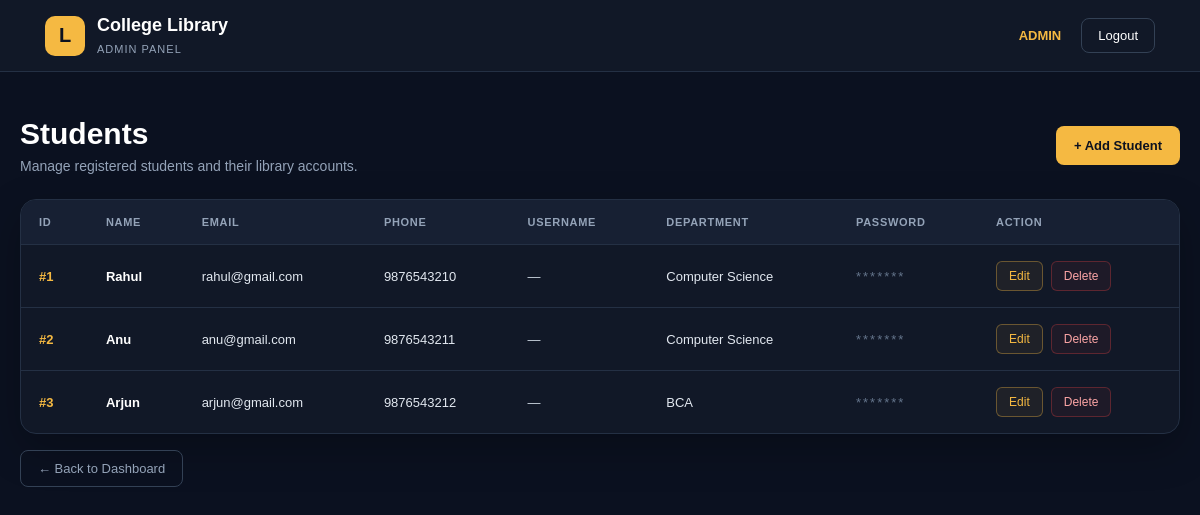
The page /admin/students/view.php (signed in) on the database its author committed.
### tables this page shows
CREATE TABLE students (
    id INT PRIMARY KEY AUTO_INCREMENT,
    name VARCHAR(100) NOT NULL,
    email VARCHAR(100),
    phone VARCHAR(15),
    department VARCHAR(100)
);

### admin/students/view.php (the view, shortened to what this page needs)
<?php
require_once "../../config/db.php";
$sql = "SELECT * FROM students";
$result = mysqli_query($conn, $sql);
?>
<!DOCTYPE html>
<html lang="en">
<head>
</head>
<body>
    <div class="navbar">
        <div class="brand">
            <div class="logo">
                L
            </div>
            <div class="brand-text">
                <h2>College Library</h2>
                <span>ADMIN PANEL</span>
            </div>
        </div>
        <div class="nav-right">
            <span class="admin-badge">
                ADMIN
            </span>
            <a href="../../logout.php" class="logout">
                Logout
            </a>
        </div>
    </div>
    <div class="container">
        <div class="page-header">
            <div>
                <h1>Students</h1>
                <p>
                    Manage registered students and their library accounts.
                </p>
            </div>
            <a href="add.php" class="add-btn">
                + Add Student
            </a>
        </div>
        <div class="table-card">
            <div class="table-wrapper">
                <table>
                    <thead>
                        <tr>
                            <th>ID</th>
                            <th>Name</th>
                            <th>Email</th>
                            <th>Phone</th>
                            <th>Username</th>
                            <th>Department</th>
                            <th>Password</th>
                            <th>Action</th>
                        </tr>
                    </thead>
                    <tbody>
                    <?php if (mysqli_num_rows($result) > 0) { ?>
                        <?php while ($student = mysqli_fetch_assoc($result)) { ?>
                            <tr>
                                <td class="id">
                                    #<?php echo $student['id']; ?>
                                </td>
                                <td class="student-name">
                                    <?php echo htmlspecialchars($student['name']); ?>
                                </td>
                                <td>
                                    <?php
                                    echo !empty($student['email'])
                                        ? htmlspecialchars($student['email'])
                                        : "—";
                                    ?>
                                </td>
                                <td>
                                    <?php
                                    echo !empty($student['phone'])
                                        ? htmlspecialchars($student['phone'])
                                        : "—";
                                    ?>
                                </td>
                                <td class="username">
                                    <?php
                                    echo !empty($student['username'])
                                        ? htmlspecialchars($student['username'])
                                        : "—";
                                    ?>
                                </td>
                                <td>
                                    <?php
                                    echo !empty($student['department'])
                                        ? htmlspecialchars($student['department'])
                                        : "—";
                                    ?>
                                </td>
                                <td class="password">
                                    *******
                                </td>
                                <td>
                                    <div class="actions">
                                        <a
                                            href="edit.php?id=<?php echo $student['id']; ?>"
                                            class="edit-btn"
                                        >
                                            Edit
                                        </a>
                                        <a
                                            href="delete.php?id=<?php echo $student['id']; ?>"
                                            class="delete-btn"
                                            onclick="return confirm('Are you sure you want to delete this student?');"
                                        >
                                            Delete
                                        </a>
                                    </div>
                                </td>
                            </tr>
                        <?php } ?>
                    <?php } ?>
                    </tbody>
                </table>
            </div>
        </div>
        <div class="bottom">
            <a href="../dashboard.php" class="back-btn">
                ← Back to Dashboard
            </a>
        </div>
    </div>
</body>
</html>

### admin/students/view.php (style rules this page uses)
* { box-sizing: border-box; margin: 0; padding: 0; }
body { font-family: Arial, Helvetica, sans-serif; background: #0b1120; color: #ffffff; min-height: 100vh; }
.navbar { height: 72px; background: #111827; border-bottom: 1px solid #243044; display: flex; align-items: center; justify-content: space-between; padding: 0 45px; }
.brand { display: flex; align-items: center; gap: 12px; }
.logo { width: 40px; height: 40px; background: #f5b942; color: #0b1120; border-radius: 10px; display: flex; align-items: center; justify-content: center; font-size: 20px; font-weight: bold; }
.brand-text h2 { font-size: 18px; margin-bottom: 3px; }
.brand-text span { font-size: 11px; color: #94a3b8; letter-spacing: 1px; }
.nav-right { display: flex; align-items: center; gap: 20px; }
.admin-badge { color: #f5b942; font-size: 13px; font-weight: bold; }
.logout { text-decoration: none; color: #ffffff; border: 1px solid #334155; padding: 9px 16px; border-radius: 8px; font-size: 13px; transition: 0.2s; }
.container { max-width: 1250px; margin: 45px auto; padding: 0 20px; }
.page-header { display: flex; justify-content: space-between; align-items: center; margin-bottom: 25px; }
.page-header h1 { font-size: 30px; margin-bottom: 7px; }
.page-header p { color: #94a3b8; font-size: 14px; }
.add-btn { text-decoration: none; background: #f5b942; color: #0b1120; padding: 12px 18px; border-radius: 8px; font-size: 13px; font-weight: bold; transition: 0.2s; }
.table-card { background: #111827; border: 1px solid #243044; border-radius: 16px; overflow: hidden; box-shadow: 0 15px 40px rgba(0, 0, 0, 0.25); }
.table-wrapper { width: 100%; overflow-x: auto; }
table { width: 100%; border-collapse: collapse; min-width: 950px; }
thead { background: #172033; }
th { text-align: left; padding: 16px 18px; color: #94a3b8; font-size: 11px; text-transform: uppercase; letter-spacing: 0.7px; white-space: nowrap; }
td { padding: 16px 18px; border-top: 1px solid #243044; color: #e2e8f0; font-size: 13px; white-space: nowrap; }
tbody tr { transition: 0.2s; }
.id { color: #f5b942; font-weight: bold; }
.student-name { color: #ffffff; font-weight: 600; }
.username { color: #cbd5e1; }
.password { color: #64748b; letter-spacing: 2px; }
.actions { display: flex; align-items: center; gap: 8px; }
.edit-btn, .delete-btn { text-decoration: none; padding: 7px 12px; border-radius: 6px; font-size: 12px; transition: 0.2s; }
.edit-btn { color: #f5b942; border: 1px solid rgba(245, 185, 66, 0.35); background: rgba(245, 185, 66, 0.06); }
.delete-btn { color: #fca5a5; border: 1px solid rgba(239, 68, 68, 0.30); background: rgba(239, 68, 68, 0.06); }
.bottom { margin-top: 25px; }
.back-btn { text-decoration: none; color: #94a3b8; border: 1px solid #334155; padding: 10px 17px; border-radius: 8px; font-size: 13px; transition: 0.2s; }

### rows shown on the page
students: id "1", name "Rahul", email "rahul@gmail.com", phone "9876543210", department "Computer Science"
students: id "2", name "Anu", email "anu@gmail.com", phone "9876543211", department "Computer Science"
students: id "3", name "Arjun", email "arjun@gmail.com", phone "9876543212", department "BCA"
